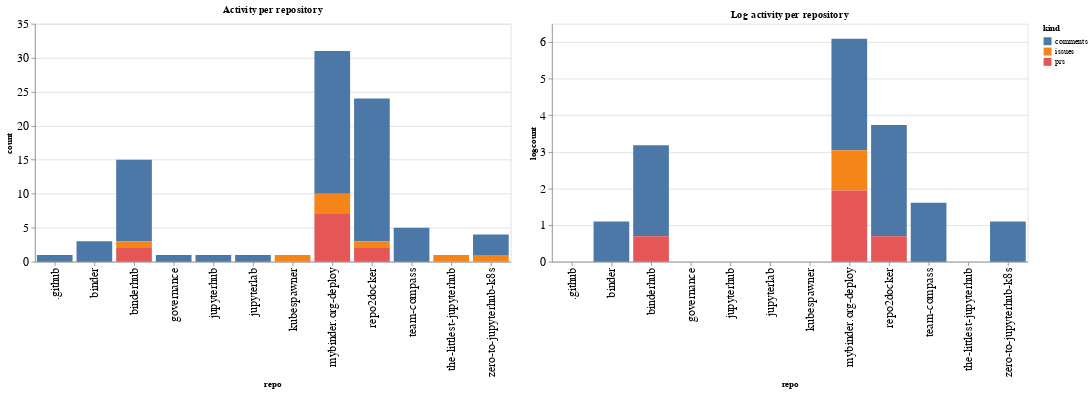

Notebook cell for this chart:
### Code cell
ch1 = alt.Chart(repo_summaries, width=600, title="Activity per repository").mark_bar().encode(
    x='repo',
    y='count',
    color='kind',
    tooltip="kind"
)

ch2 = alt.Chart(repo_summaries, width=600, title="Log activity per repository").mark_bar().encode(
    x='repo',
    y='logcount',
    color='kind',
    tooltip="kind"
)

ch1 | ch2

### Figure 1 — Vega-Lite specification as saved in the notebook (floating-point values rounded to 4 significant figures)
{"config": {"axisLeft": {"labelFontSize": 15}, "axisBottom": {"labelFontSize": 15}}, "hconcat": [{"mark": "bar", "encoding": {"color": {"type": "nominal", "field": "kind"}, "tooltip": {"type": "nominal", "field": "kind"}, "x": {"type": "nominal", "field": "repo"}, "y": {"type": "quantitative", "field": "count"}}, "title": "Activity per repository", "width": 600}, {"mark": "bar", "encoding": {"color": {"type": "nominal", "field": "kind"}, "tooltip": {"type": "nominal", "field": "kind"}, "x": {"type": "nominal", "field": "repo"}, "y": {"type": "quantitative", "field": "logcount"}}, "title": "Log activity per repository", "width": 600}], "data": {"name": "data-d0c2c2e5bb4e54ffc34dbb8eed325ab8"}, "$schema": "https://vega.github.io/schema/vega-lite/v4.8.1.json", "datasets": {"data-d0c2c2e5bb4e54ffc34dbb8eed325ab8": [{"repo": ".github", "kind": "comments", "count": 1, "logcount": 0.0}, {"repo": "binder", "kind": "comments", "count": 3, "logcount": 1.099}, {"repo": "binderhub", "kind": "comments", "count": 12, "logcount": 2.485}, {"repo": "binderhub", "kind": "issues", "count": 1, "logcount": 0.0}, {"repo": "binderhub", "kind": "prs", "count": 2, "logcount": 0.6931}, {"repo": "governance", "kind": "comments", "count": 1, "logcount": 0.0}, {"repo": "jupyterhub", "kind": "comments", "count": 1, "logcount": 0.0}, {"repo": "jupyterlab", "kind": "comments", "count": 1, "logcount": 0.0}, {"repo": "kubespawner", "kind": "issues", "count": 1, "logcount": 0.0}, {"repo": "mybinder.org-deploy", "kind": "comments", "count": 21, "logcount": 3.045}, {"repo": "mybinder.org-deploy", "kind": "issues", "count": 3, "logcount": 1.099}, {"repo": "mybinder.org-deploy", "kind": "prs", "count": 7, "logcount": 1.946}, {"repo": "repo2docker", "kind": "comments", "count": 21, "logcount": 3.045}, {"repo": "repo2docker", "kind": "issues", "count": 1, "logcount": 0.0}, {"repo": "repo2docker", "kind": "prs", "count": 2, "logcount": 0.6931}, {"repo": "team-compass", "kind": "comments", "count": 5, "logcount": 1.609}, {"repo": "the-littlest-jupyterhub", "kind": "issues", "count": 1, "logcount": 0.0}, {"repo": "zero-to-jupyterhub-k8s", "kind": "comments", "count": 3, "logcount": 1.099}, {"repo": "zero-to-jupyterhub-k8s", "kind": "issues", "count": 1, "logcount": 0.0}]}}
